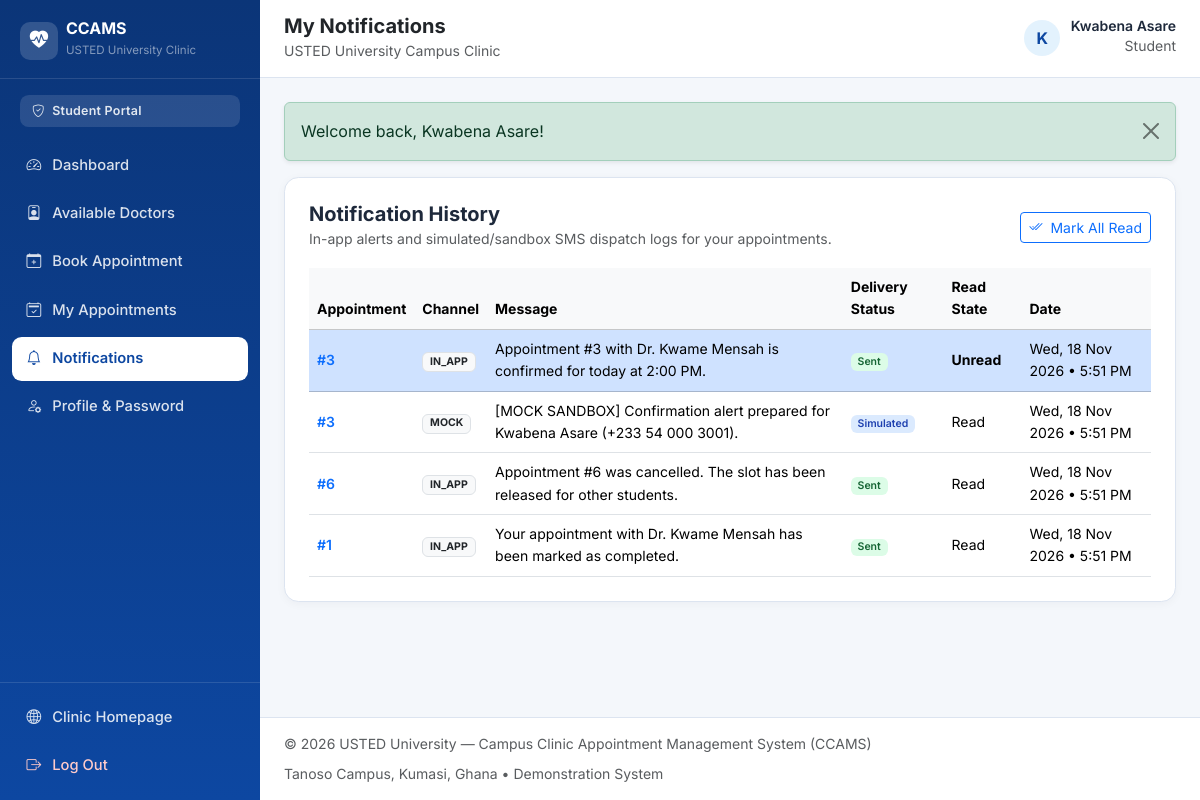
The app's page /student/notifications.php (signed in) with its own data.
### tables this page shows
CREATE TABLE `users` (
    `user_id` INT UNSIGNED NOT NULL AUTO_INCREMENT,
    `full_name` VARCHAR(120) NOT NULL,
    `email` VARCHAR(150) NOT NULL,
    `password_hash` VARCHAR(255) NOT NULL,
    `phone` VARCHAR(25) DEFAULT NULL,
    `role` ENUM('student', 'doctor', 'admin') NOT NULL DEFAULT 'student',
    `account_status` ENUM('active', 'inactive') NOT NULL DEFAULT 'active',
    `created_at` TIMESTAMP NOT NULL DEFAULT CURRENT_TIMESTAMP,
    `updated_at` TIMESTAMP NOT NULL DEFAULT CURRENT_TIMESTAMP ON UPDATE CURRENT_TIMESTAMP,
    PRIMARY KEY (`user_id`),
    UNIQUE KEY `uq_users_email` (`email`),
    KEY `idx_users_role_status` (`role`, `account_status`)
);

CREATE TABLE `notifications` (
    `notification_id` INT UNSIGNED NOT NULL AUTO_INCREMENT,
    `appointment_id` INT UNSIGNED NOT NULL,
    `channel` ENUM('in_app', 'email', 'sms', 'mock') NOT NULL DEFAULT 'in_app',
    `message` TEXT NOT NULL,
    `delivery_status` ENUM('pending', 'sent', 'simulated', 'queued', 'failed') NOT NULL DEFAULT 'sent',
    `is_read` TINYINT(1) NOT NULL DEFAULT 0,
    `sent_at` DATETIME DEFAULT NULL,
    `created_at` TIMESTAMP NOT NULL DEFAULT CURRENT_TIMESTAMP,
    PRIMARY KEY (`notification_id`),
    KEY `idx_notifications_appointment` (`appointment_id`),
    KEY `idx_notifications_channel_status` (`channel`, `delivery_status`),
    CONSTRAINT `fk_notifications_appointment`
        FOREIGN KEY (`appointment_id`) REFERENCES `appointments` (`appointment_id`)
        ON DELETE CASCADE ON UPDATE CASCADE
);

### config/database.example.php (called while the page is built)
<?php
return [
    'db' => [
        'host' => getenv('DB_HOST') ?: '127.0.0.1',
        'port' => getenv('DB_PORT') ?: '3306',
        'name' => getenv('DB_NAME') ?: 'campus_clinic',
        'user' => getenv('DB_USER') ?: 'root',
        'pass' => getenv('DB_PASS') ?: '',
        'charset' => 'utf8mb4',
    ],
    'app' => [
        'name' => 'CCAMS — USTED University Campus Clinic',
        'university' => 'USTED University',
        'base_path' => '',
        'cancellation_cutoff_hours' => 2,
    ],
    'notifications' => [
        'default_external_mode' => 'mock',
        'sms_sandbox_endpoint' => getenv('SMS_SANDBOX_ENDPOINT') ?: '',
        'sms_sandbox_api_key' => getenv('SMS_SANDBOX_API_KEY') ?: '',
        'sms_sender_id' => 'USTEDClinic',
    ],
];

### config/database.php (called while the page is built, shortened)
<?php
if (!function_exists('ccams_config')) {
    function ccams_config(): array
    {
        static $config = null;
        if ($config !== null) {
            return $config;
        }
        $defaults = require __DIR__ . '/database.example.php';
        if ($defaults['app']['base_path'] === '' && isset($_SERVER['SCRIPT_NAME'])) {
            $scriptName = str_replace('\\', '/', $_SERVER['SCRIPT_NAME']);
            foreach (['/student/', '/doctor/', '/admin/'] as $subDir) {
                $pos = strpos($scriptName, $subDir);
                if ($pos !== false) {
                    $defaults['app']['base_path'] = substr($scriptName, 0, $pos);
                    break;
                }
            }
            if ($defaults['app']['base_path'] === '') {
                $dir = rtrim(dirname($scriptName), '/');
                $defaults['app']['base_path'] = ($dir === '.' ? '' : $dir);
            }
        }
        $config = $defaults;
        return $config;
    }
}

### includes/functions.php (called while the page is built, shortened)
<?php
function e(?string $value): string
{
    return htmlspecialchars((string) ($value ?? ''), ENT_QUOTES | ENT_SUBSTITUTE, 'UTF-8');
}
function app_url(string $path = ''): string
{
    $cfg = ccams_config();
    $base = rtrim($cfg['app']['base_path'], '/');
    $path = ltrim($path, '/');
    return $base . ($path !== '' ? '/' . $path : '/');
}
function get_flashes(): array
{
    $messages = $_SESSION['flash_messages'];
    return $messages;
}
function format_datetime(string $datetime, string $format = 'D, d M Y • g:i A'): string
{
    try {
        $dt = new DateTimeImmutable($datetime);
        return $dt->format($format);
    } catch (Exception) {
        return $datetime;
    }
}
function status_badge_class(string $status): string
{
    return match (strtolower($status)) {
        'confirmed', 'available', 'active', 'sent' => 'badge-soft-success',
        'pending', 'booked', 'queued' => 'badge-soft-warning',
        'completed', 'simulated' => 'badge-soft-primary',
        'cancelled', 'rejected', 'inactive', 'unavailable', 'failed' => 'badge-soft-danger',
        default => 'badge-soft-secondary',
    };
}
function is_active_nav(string $target): string
{
    $current = str_replace('\\', '/', $_SERVER['SCRIPT_NAME'] ?? '');
    return str_ends_with($current, '/' . ltrim($target, '/')) ? 'active' : '';
}

### includes/auth.php (called while the page is built, shortened)
<?php
require_once __DIR__ . '/../config/database.php';
require_once __DIR__ . '/functions.php';
function is_logged_in(): bool
{
    return isset($_SESSION['user_id'], $_SESSION['role']) && (int) $_SESSION['user_id'] > 0;
}
function current_user(): ?array
{
    static $cached = null;
    $sessionUserId = (int) $_SESSION['user_id'];
    if ($cached !== null && (int) $cached['user_id'] === $sessionUserId) {
        return $cached;
    }
    $pdo = get_pdo();
    $stmt = $pdo->prepare(
        'SELECT user_id, full_name, email, phone, role, account_status, created_at
         FROM users
         WHERE user_id = :id AND account_status = "active"
         LIMIT 1'
    );
    $stmt->execute(['id' => $sessionUserId]);
    $user = $stmt->fetch();
    $cached = $user;
    return $cached;
}
function require_auth(string|array|null $allowedRoles = null): array
{
    $user = current_user();
    return $user;
}

### student/notifications.php (the view, shortened to what this page needs)
<?php
require_once __DIR__ . '/../includes/auth.php';
$student = require_auth('student');
$pdo = get_pdo();
$studentId = (int) $student['user_id'];
$stmt = $pdo->prepare(
    'SELECT n.notification_id, n.appointment_id, n.channel, n.message, n.delivery_status, n.is_read, n.sent_at, n.created_at
     FROM notifications n
     INNER JOIN appointments a ON a.appointment_id = n.appointment_id
     WHERE a.student_id = :sid
     ORDER BY n.created_at DESC'
);
$stmt->execute(['sid' => $studentId]);
$notifications = $stmt->fetchAll();
$pageTitle = 'My Notifications';
$layoutMode = 'dashboard';
require_once __DIR__ . '/../includes/header.php';
?>
<div class="ccams-card p-4">
    <div class="d-flex flex-wrap justify-content-between align-items-center mb-3 gap-2">
        <div>
            <h2 class="h5 fw-bold mb-0">Notification History</h2>
            <small class="text-muted">In-app alerts and simulated/sandbox SMS dispatch logs for your appointments.</small>
        </div>
        <?php if (!empty($notifications)): ?>
            <form method="post" action="<?php echo e(app_url('student/notifications.php')); ?>">
                <button type="submit" class="btn btn-sm btn-outline-primary">
                    <i class="bi bi-check2-all me-1"></i> Mark All Read
                </button>
            </form>
        <?php endif; ?>
    </div>
    <?php if (empty($notifications)): ?>
        <p class="text-muted small mb-0">You have not received any notifications yet.</p>
    <?php else: ?>
        <div class="table-responsive">
            <table class="table table-hover align-middle small mb-0">
                <thead class="table-light">
                    <tr>
                        <th>Appointment</th>
                        <th>Channel</th>
                        <th>Message</th>
                        <th>Delivery Status</th>
                        <th>Read State</th>
                        <th>Date</th>
                    </tr>
                </thead>
                <tbody>
                    <?php foreach ($notifications as $n): ?>
                        <tr class="<?php echo !(int) $n['is_read'] ? 'table-primary bg-opacity-10' : ''; ?>">
                            <td>
                                <a href="<?php echo e(app_url('student/appointment_details.php?id=' . (int) $n['appointment_id'])); ?>" class="fw-semibold text-decoration-none">
                                    #<?php echo (int) $n['appointment_id']; ?>
                                </a>
                            </td>
                            <td><span class="badge bg-light text-dark border"><?php echo e(strtoupper((string) $n['channel'])); ?></span></td>
                            <td><?php echo e($n['message']); ?></td>
                            <td>
                                <span class="badge <?php echo status_badge_class((string) $n['delivery_status']); ?>">
                                    <?php echo e(ucfirst((string) $n['delivery_status'])); ?>
                                </span>
                            </td>
                            <td><?php echo (int) $n['is_read'] ? 'Read' : '<strong>Unread</strong>'; ?></td>
                            <td><?php echo e(format_datetime((string) $n['created_at'])); ?></td>
                        </tr>
                    <?php endforeach; ?>
                </tbody>
            </table>
        </div>
    <?php endif; ?>
</div>
<?php require_once __DIR__ . '/../includes/footer.php'; ?>

### includes/header.php (shortened to what this page needs)
<?php
$pageTitle = $pageTitle ?? 'USTED University — Campus Clinic Appointment Management System';
$layoutMode = $layoutMode ?? 'public';
$authUser = current_user();
$flashes = get_flashes();
?>
<!DOCTYPE html>
<html lang="en">
<head>
    <link href="https://cdn.jsdelivr.net/npm/bootstrap@5.3.3/dist/css/bootstrap.min.css" rel="stylesheet">
    <link href="https://cdn.jsdelivr.net/npm/bootstrap-icons@1.11.3/font/bootstrap-icons.min.css" rel="stylesheet">
    <link href="<?php echo e(app_url('assets/css/style.css')); ?>" rel="stylesheet">
</head>
<body class="<?php echo $layoutMode === 'dashboard' ? 'ccams-dashboard-body' : 'ccams-public-body'; ?>">
<?php if ($layoutMode === 'dashboard' && $authUser): ?>
    <div class="dashboard-wrapper">
        <aside class="dashboard-sidebar" id="dashboardSidebar" aria-label="Dashboard Navigation">
            <div class="sidebar-brand">
                <a href="<?php echo e(app_url('index.php')); ?>" class="d-flex align-items-center gap-2 text-decoration-none text-white">
                    <span class="brand-emblem">
                        <i class="bi bi-heart-pulse-fill"></i>
                    </span>
                    <div>
                        <div class="fw-bold lh-1 fs-6">CCAMS</div>
                        <small class="text-white-50" style="font-size: 0.72rem;">USTED University Clinic</small>
                    </div>
                </a>
            </div>
            <div class="sidebar-role-pill">
                <i class="bi bi-shield-check me-1"></i>
                <?php echo e(ucfirst($authUser['role'])); ?> Portal
            </div>
            <nav class="sidebar-nav">
                <?php if ($authUser['role'] === 'student'): ?>
                    <a class="sidebar-link <?php echo is_active_nav('student/dashboard.php'); ?>" href="<?php echo e(app_url('student/dashboard.php')); ?>">
                        <i class="bi bi-speedometer2"></i><span>Dashboard</span>
                    </a>
                    <a class="sidebar-link <?php echo is_active_nav('student/doctors.php'); ?>" href="<?php echo e(app_url('student/doctors.php')); ?>">
                        <i class="bi bi-person-badge"></i><span>Available Doctors</span>
                    </a>
                    <a class="sidebar-link <?php echo is_active_nav('student/book_appointment.php'); ?>" href="<?php echo e(app_url('student/book_appointment.php')); ?>">
                        <i class="bi bi-calendar-plus"></i><span>Book Appointment</span>
                    </a>
                    <a class="sidebar-link <?php echo is_active_nav('student/my_appointments.php') || is_active_nav('student/appointment_details.php') ? 'active' : ''; ?>" href="<?php echo e(app_url('student/my_appointments.php')); ?>">
                        <i class="bi bi-calendar2-check"></i><span>My Appointments</span>
                    </a>
                    <a class="sidebar-link <?php echo is_active_nav('student/notifications.php'); ?>" href="<?php echo e(app_url('student/notifications.php')); ?>">
                        <i class="bi bi-bell"></i><span>Notifications</span>
                    </a>
                    <a class="sidebar-link <?php echo is_active_nav('student/profile.php'); ?>" href="<?php echo e(app_url('student/profile.php')); ?>">
                        <i class="bi bi-person-gear"></i><span>Profile &amp; Password</span>
                    </a>
                <?php endif; ?>
            </nav>
            <div class="sidebar-footer">
                <a href="<?php echo e(app_url('index.php')); ?>" class="sidebar-link">
                    <i class="bi bi-globe2"></i><span>Clinic Homepage</span>
                </a>
                <form method="post" action="<?php echo e(app_url('logout.php')); ?>" class="mt-1">
                    <button type="submit" class="sidebar-link w-100 border-0 bg-transparent text-start text-danger-soft">
                        <i class="bi bi-box-arrow-right"></i><span>Log Out</span>
                    </button>
                </form>
            </div>
        </aside>
        <div class="dashboard-main">
            <header class="dashboard-topbar">
                <div class="d-flex align-items-center gap-3">
                    <div>
                        <h1 class="h5 mb-0 fw-bold text-dark"><?php echo e($pageTitle); ?></h1>
                        <small class="text-muted">USTED University Campus Clinic</small>
                    </div>
                </div>
                <div class="d-flex align-items-center gap-3">
                    <div class="user-profile-chip">
                        <div class="avatar-circle">
                            <?php echo e(strtoupper(substr((string) $authUser['full_name'], 0, 1))); ?>
                        </div>
                        <div class="d-none d-sm-block text-end">
                            <div class="fw-semibold small lh-1"><?php echo e($authUser['full_name']); ?></div>
                            <small class="text-muted text-capitalize"><?php echo e($authUser['role']); ?></small>
                        </div>
                    </div>
                </div>
            </header>
            <main id="main-content" class="dashboard-content">
                <?php if (!empty($flashes)): ?>
                    <?php foreach ($flashes as $flash): ?>
                        <div class="alert alert-<?php echo e($flash['type']); ?> alert-dismissible fade show shadow-sm" role="alert">
                            <?php echo e($flash['message']); ?>
                            <button type="button" class="btn-close" data-bs-dismiss="alert" aria-label="Close"></button>
                        </div>
                    <?php endforeach; ?>
                <?php endif; ?>
<?php endif; ?>

### records on screen
users: role "Student", full_name "K", full_name "Kwabena Asare"
notifications: appointment "3", channel "IN_APP", message "Appointment #3 with Dr. Kwame Mensah is confirmed for today at 2:00 PM.", delivery_status "Sent", is_read "Unread", created_at "Wed, 18 Nov 2026 • 5:51 PM"
notifications: appointment "3", channel "MOCK", message "[MOCK SANDBOX] Confirmation alert prepared for Kwabena Asare (+233 54 000 3001).", delivery_status "Simulated", is_read "Read", created_at "Wed, 18 Nov 2026 • 5:51 PM"
notifications: appointment "6", channel "IN_APP", message "Appointment #6 was cancelled. The slot has been released for other students.", delivery_status "Sent", is_read "Read", created_at "Wed, 18 Nov 2026 • 5:51 PM"
notifications: appointment "1", channel "IN_APP", message "Your appointment with Dr. Kwame Mensah has been marked as completed.", delivery_status "Sent", is_read "Read", created_at "Wed, 18 Nov 2026 • 5:51 PM"

### other values on screen
$pageTitle "My Notifications"
$flash['message'] "Welcome back, Kwabena Asare!"
